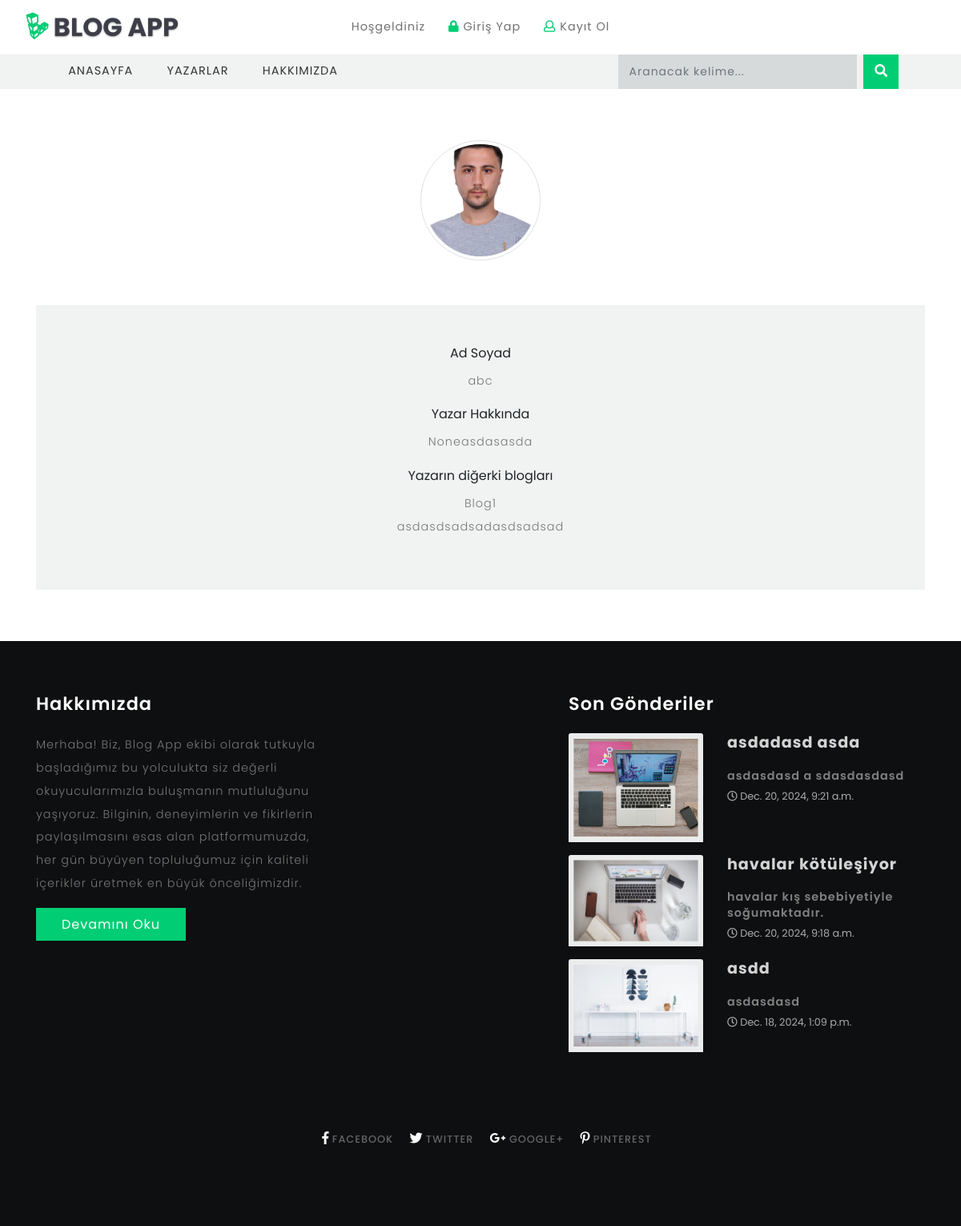
The app's page /writer_page/abc with its own data.
### tasks/models.py (models this page shows, shortened)
class Writer(models.Model):
    WriterName = models.CharField(max_length=50, unique=True)
    WriterMail = models.EmailField(max_length=200, unique=True)
    WriterPassword = models.CharField(max_length=128)
    WriterAbout = models.CharField(max_length=250,null=True)
    WriterImage=models.ImageField(upload_to="writer",null=True)
    WriterStatus = models.BooleanField(default=True)
    slug = models.SlugField(null=False, blank=True, unique=True, db_index=True, editable=False)
    last_login = models.DateTimeField(default=timezone.now)
    is_active = models.BooleanField(default=True)

class Blog(models.Model):
    BlogTitle = models.CharField(max_length=50)
    BlogContent = models.CharField(max_length=200)
    BlogImage =  models.ImageField(upload_to="blogs")
    BlogCreateDate = models.DateTimeField(auto_now_add=True)
    slug = models.SlugField(null=False,blank=True,unique=True,db_index=True,editable=False)
    writer = models.ForeignKey(Writer,null=True,on_delete=models.SET_NULL)

### tasks/views.py (the view)
# urls.py: path("writer_page/<slug:slug>",views.writerPage,name="writerPage"),
def writerPage(request,slug):
    writer = Writer.objects.get(slug=slug)
    blogs = Blog.objects.filter(writer=writer)
    return render(request,"blog/writerPage.html",{"writer":writer,"blogs":blogs})

### tasks/context_processors.py (called while the page is built)
def last_3_blogs(request):
    blogs = Blog.objects.all().order_by('-BlogCreateDate')[:3]
    return {'last_3_blogs': blogs}

### tasks/templates/blog/writerPage.html (shortened to what this page needs)
{% extends "layout.html"%}
{% load static %}
{%block content%}
<section class="main-content-w3layouts-agileits">
    <div class="container  text-center">
        <img  src="{{ writer.WriterImage.url }}"
         alt="{{ writer.WriterName }}"
         class="rounded-circle img-thumbnail mb-2"
         style="width: 150px; height: 150px; object-fit: cover;">
            <div class="inner-sec">
        <div class="login p-5 bg-light mx-auto mw-100">
            <form action="#" >
                    <div class="form-row">
                            <div class="col-md-12 mb-3">
                                    <label for="validationCustom01">Ad Soyad</label>
                                <p>{{writer.WriterName}}</p>
                            </div>
                        </div>
                        <div class="form-row">
                            <div class="col-md-12 mb-3">
                            <label for="content" >Yazar Hakkında</label>
                            <p>{{writer.WriterAbout}}</p>
                            </div>
                        </div>
                        <div class="form-row">
                            <div class="col-md-12 mb-3">
                                    <label for="validationCustom01">Yazarın diğerki blogları</label>
                                    {% for blog in blogs%}
                                       <a href="{% url 'blog_details'  blog.slug %}"><p>{{blog.BlogTitle}}</p></a>
                                    {% endfor %}
                            </div>
                        </div>
                    </form>
                </div>
        </div>
    </div>
</section>
{%endblock%}

### templates/partials/_last3BlogPartials.html
<div class="tech-btm">
	<h3>Son Gönderiler</h3>
	{% for blog in last_3_blogs%}
	<div class="blog-grids row mb-3">
		<div class="col-md-5 blog-grid-left">
			<a href="{% url 'blog_details' blog.slug %}">
				<img src="{{ blog.BlogImage.url }}" class="card-img-top "  style="width: 100%;height: 100%;"  alt="{{blog.BlogTitle}}">
			</a>
		</div>
		<div class="col-md-7 blog-grid-right">
            <h4>
                <a href="{% url 'blog_details' blog.slug %}" style="color:lightgray">{{blog.BlogTitle}} </a>
            </h4>
			<h5>
					 <a href="{% url 'blog_details' blog.slug %}" style="color:#808080;">{{blog.BlogContent}} </a>
			</h5>
			<div class="sub-meta">
				<span>
						<i class="far fa-clock"></i> {{blog.BlogCreateDate}}
				</span>
			</div>
		</div>
	</div>
	{%endfor%}
</div>

### tasks/static/css/style.css (style rules this page uses)
html, body { margin: 0; font-size: 100%; font-family: 'Poppins', sans-serif; background: #fff; }
body a { text-decoration: none; transition: 0.5s all; -webkit-transition: 0.5s all; -moz-transition: 0.5s all; -o-transition: 0.5s all; -ms-transition: 0.5s all; }
h1, h2, h3, h4, h5, h6 { margin: 0; font-family: 'Poppins', sans-serif; letter-spacing:1px; }
p { margin: 0; font-size: 0.9em; color: #777777; line-height: 2em; letter-spacing: 1px; font-weight: 300; }
.bg-light { background-color: #f0f3f1 !important; }
.inner-sec { margin-top:3em; }
.bottom-slider,.main-content-w3layouts-agileits { padding: 5em 0; }
.tech-btm img { background: #ebecec; padding: .4em; }
.tech-btm h4 { font-size: 1.2em; color: #333333; font-weight: 700; margin-bottom: 1em; }
.tech-btm { margin-bottom: 2em; }
.tech-btm h5 { font-size: 0.9em; line-height: 1.4em; font-weight: 600; }
.tech-btm h5 a { color:#333; }
.sub-meta span { font-size: 0.8em; color: #a9abad; line-height: 2.5em; }
.card-img-top { width: 100%; border: none; background: #ebecec; padding: .4em; }
.footer-grid-agileits-w3ls img { width:100%; }
.footer-grid-agileits-w3ls h2,.footer-grid-agileits-w3ls h3 { font-size: 1.4em; color: #ffffff; font-weight: 600; line-height: 1.3; margin-bottom: 1em; }
@media (max-width:1440px) { .bottom-slider, .main-content-w3layouts-agileits, footer,.banner-bottom { padding: 4em 0; } }

### records on screen
Writer: WriterImage (picture), WriterName "abc", WriterAbout "Noneasdasasda"
Blog: BlogTitle "Blog1"
Blog: BlogTitle "asdasdsadsadasdsadsad"
Blog: BlogImage (picture), BlogTitle "asdadasd asda", BlogContent "asdasdasd a sdasdasdasd", BlogCreateDate "Dec. 20, 2024, 9:21 a.m."
Blog: BlogImage (picture), BlogTitle "havalar kötüleşiyor", BlogContent "havalar kış sebebiyetiyle soğumaktadır.", BlogCreateDate "Dec. 20, 2024, 9:18 a.m."
Blog: BlogImage (picture), BlogTitle "asdd", BlogContent "asdasdasd", BlogCreateDate "Dec. 18, 2024, 1:09 p.m."
